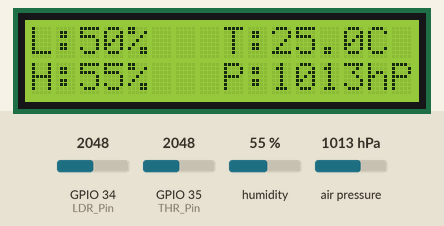
Recording of a program running on a simulated ESP32. On the bench: 16×2 character LCD. The test bench sets the inputs (shaded band); at power-on: humidity 55 %, GPIO 34 (LDR_Pin) = 2048, GPIO 35 (THR_Pin) = 2048, air pressure 1013 hPa. What the program prints to the serial monitor is not drawn.

Above: at 2.2 s.
2.3 s: humidity set to 22 %
At 6.5 s:
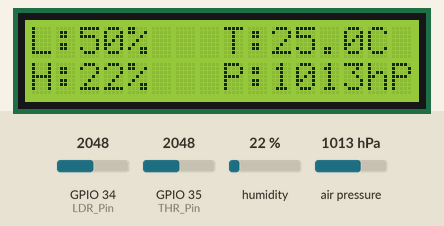
8.3 s: GPIO 34 (LDR_Pin) set to 2866
At 12.2 s:
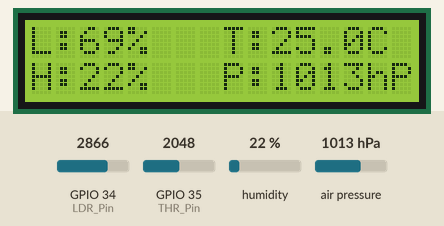
14.3 s: GPIO 35 (THR_Pin) set to 2866
At 16.8 s:
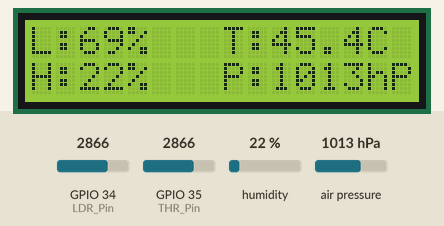
20.3 s: air pressure set to 952 hPa
At 22.6 s:
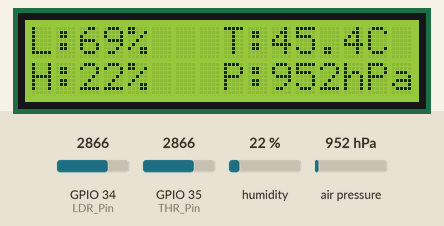
26.3 s: GPIO 34 (LDR_Pin) set to 3972
At 27.1 s:
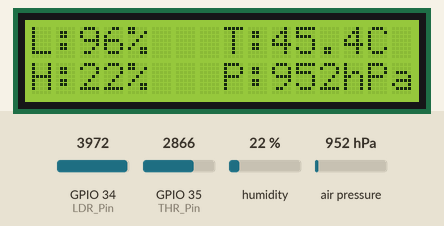
32.3 s: GPIO 35 (THR_Pin) set to 3972
At 37.4 s:
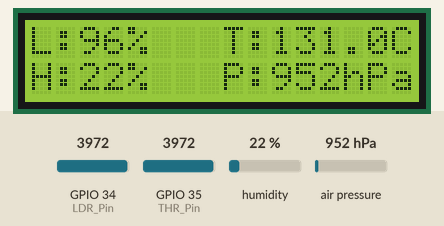
Timing chart, 0 to 38.9 s (numbered marks = the images above; inputs shaded):
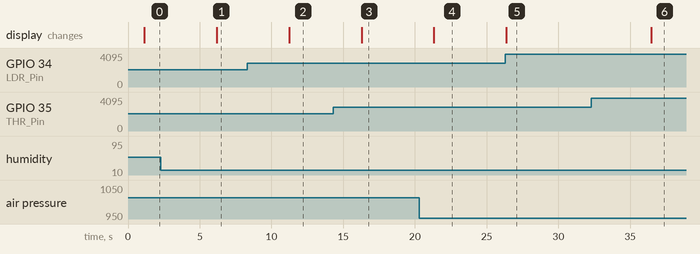

Measured:
- after the input at 2.3 s, the display: changes after 3.9 s (image 1)
- after the input at 8.3 s, the display: changes after 2.9 s (image 2)
- after the input at 14.3 s, the display: changes after 2.0 s (image 3)
- after the input at 20.3 s, the display: changes after 1.0 s (image 4)
- after the input at 26.3 s, the display: changes after 0.08 s (image 5)
- after the input at 32.3 s, the display: changes after 4.2 s (image 6)

The program:

main.cpp
```cpp
#include <Arduino.h>
#include <Wire.h>
//-----------------------------------------
#include <Adafruit_HTU21DF.h>
Adafruit_HTU21DF htu = Adafruit_HTU21DF();
//----------------------------------------
#include <Adafruit_BMP280.h>
Adafruit_BMP280 bmp;
//-----------------------------------------
#include <LiquidCrystal_I2C.h>
LiquidCrystal_I2C lcd(0x27, 16, 2);

// Analog pins (declared globally)
const int LDR_Pin = 34;
const int THR_Pin = 35;
const float BETA = 3950.0;

void setup(){
    Wire.begin(21, 22);
    Serial.begin(115200);
    delay(1000); // Short delay to allow the Serial port to open

    // Essential checks to prevent hardware crashes
    if (!htu.begin()) {
        Serial.println("Error: HTU21D (GY-21) sensor not detected!");
    }
    if (!bmp.begin(0x76)) {
        Serial.println("Error: BMP280 sensor not detected!");
    }

    lcd.init();
    lcd.backlight();
}

void loop (){
    // --- LUMINOSITY (LDR) ---
    int LDR = analogRead(LDR_Pin);
    float LDR_Pourcent = (LDR / 4095.0F) * 100.0F;

    Serial.print(LDR_Pourcent);
    Serial.println("% luminosity");

    // --- AMBIENT TEMPERATURE (NTC Thermistor) ---
    int THR = analogRead(THR_Pin);

    // Safety check for the thermistor
    if (THR == 0 || THR >= 4095) {
        Serial.println("Error reading THR (open circuit or short-circuit)");
        delay(1000);
        return; // Restarts the loop from the beginning
    }

    float THR_Resistance = 10000.0 * (4095.0 - (float)THR) / (float)THR;
    float tempKelvin = 1.0 / ((1.0 / 298.15) + (1.0 / BETA) * log(THR_Resistance / 10000.0));
    float tempCelsius = tempKelvin - 273.15;

    Serial.print(tempCelsius);
    Serial.println(" C");

    // --- HUMIDITY (HTU21D) ---
    float GY_hum = htu.readHumidity();
    Serial.print(GY_hum);
    Serial.println("% humidity");

    // --- PRESSURE (BMP280) ---
    float pressionPa = (bmp.readPressure() / 100.0F);
    Serial.print(pressionPa);
    Serial.println(" hPa");
    Serial.println("-------------------------");

    // --- LCD DISPLAY ---
    lcd.clear();

    // Row 0: Luminosity and Temperature
    lcd.setCursor(0, 0);
    lcd.print("L:");
    lcd.print((int)LDR_Pourcent);
    lcd.print("% ");

    lcd.setCursor(8, 0);
    lcd.print("T:");
    lcd.print(tempCelsius, 1); // 1 decimal place only
    lcd.print("C");

    // Row 1: Humidity and Pressure
    lcd.setCursor(0, 1);
    lcd.print("H:");
    lcd.print((int)GY_hum);
    lcd.print("% ");

    lcd.setCursor(8, 1);
    lcd.print("P:");
    lcd.print((int)pressionPa);
    lcd.print("hPa");

    delay(5000);
}
```
